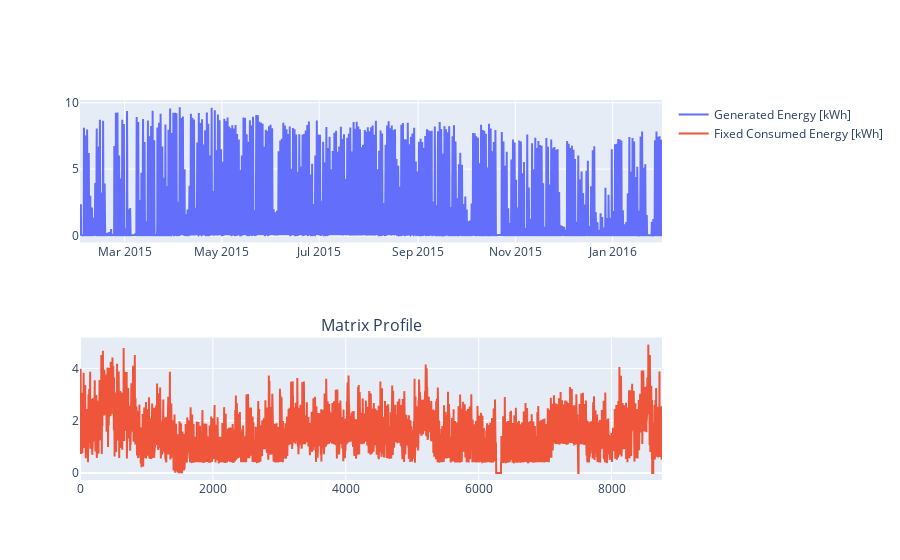

This figure's notebook cell:
### Code cell
fig = make_subplots(rows=2, cols=1,
                    subplot_titles=(" ", "Matrix Profile")
                    )

fig.add_trace(
    go.Scatter(x=gen_df.index, y=gen_df['Generated Energy'], name="Generated Energy [kWh]"),
    row=1, col=1)

fig.add_trace(
    go.Scatter(y=con_df['Fixed Consumed'], name="Fixed Consumed Energy [kWh]"),
    row=2, col=1)

fig.update_layout(template='plotly')

### Figure 1 — Plotly figure (JSON) as saved in the notebook; plotly's stock layout.template omitted (floating-point values rounded to 4 significant figures; data arrays with more than 128 entries replaced by an {"elided": "..."} marker saying what was removed)
{"data": [{"name": "Generated Energy [kWh]", "x": {"elided": "8760 str values"}, "y": {"elided": "8760 float values"}, "type": "scatter", "xaxis": "x", "yaxis": "y"}, {"name": "Fixed Consumed Energy [kWh]", "y": {"elided": "8760 float values"}, "type": "scatter", "xaxis": "x2", "yaxis": "y2"}], "layout": {"xaxis": {"anchor": "y", "domain": [0.0, 1.0]}, "yaxis": {"anchor": "x", "domain": [0.625, 1.0]}, "xaxis2": {"anchor": "y2", "domain": [0.0, 1.0]}, "yaxis2": {"anchor": "x2", "domain": [0.0, 0.375]}, "annotations": [{"font": {"size": 16}, "showarrow": false, "text": " ", "x": 0.5, "xanchor": "center", "xref": "paper", "y": 1.0, "yanchor": "bottom", "yref": "paper"}, {"font": {"size": 16}, "showarrow": false, "text": "Matrix Profile", "x": 0.5, "xanchor": "center", "xref": "paper", "y": 0.375, "yanchor": "bottom", "yref": "paper"}]}}
